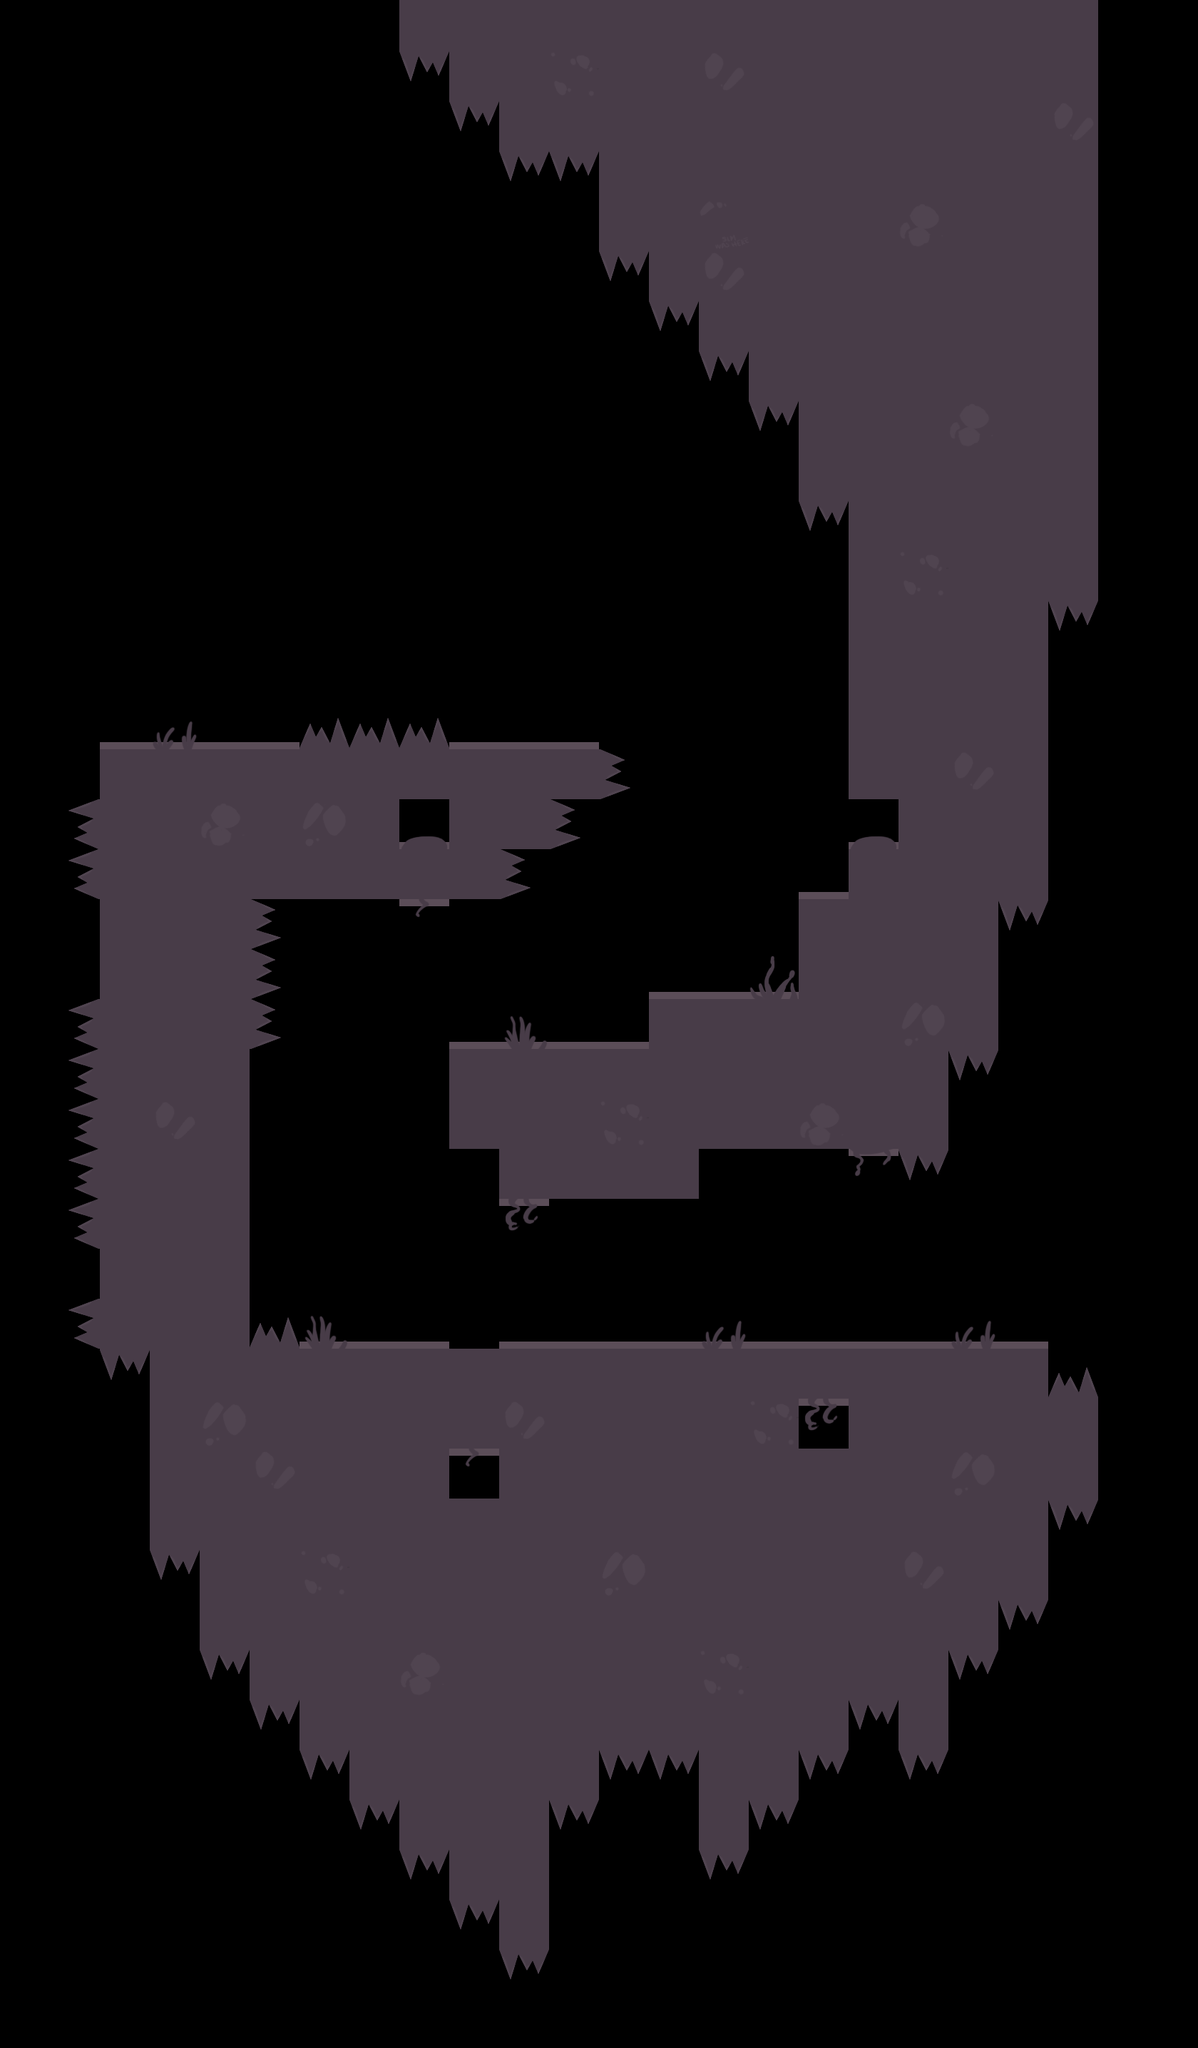

This game map was drawn from its Tiled (.tmx) file and the tilesets committed beside it. A one-line description and the full map source follow:
An orthogonal 24x41 tile map with 70x70 px tiles, 1 tile layer (Capa de Patrones 1) and 12 objects.

<map version="1.0" tiledversion="1.1.4" orientation="orthogonal" renderorder="right-down" width="24" height="41" tilewidth="70" tileheight="70" infinite="0" nextobjectid="20">
 <tileset firstgid="1" source="../tiles_fv.tsx" />
 <layer name="Capa de Patrones 1" width="24" height="41">
  <data encoding="csv">
0,0,0,0,0,0,0,0,26,26,26,26,26,26,26,26,26,26,26,26,26,26,0,0,
0,0,0,0,0,0,0,0,36,26,26,31,26,26,27,26,26,26,26,26,26,26,0,0,
0,0,0,0,0,0,0,0,0,36,26,26,26,26,26,26,26,26,26,26,26,27,0,0,
0,0,0,0,0,0,0,0,0,0,36,36,26,26,26,26,26,26,26,26,26,26,0,0,
0,0,0,0,0,0,0,0,0,0,0,0,26,26,30,26,26,26,28,26,26,26,0,0,
0,0,0,0,0,0,0,0,0,0,0,0,36,26,27,26,26,26,26,26,26,26,0,0,
0,0,0,0,0,0,0,0,0,0,0,0,0,36,26,26,26,26,26,26,26,26,0,0,
0,0,0,0,0,0,0,0,0,0,0,0,0,0,36,26,26,26,26,26,26,26,0,0,
0,0,0,0,0,0,0,0,0,0,0,0,0,0,0,36,26,26,26,28,26,26,0,0,
0,0,0,0,0,0,0,0,0,0,0,0,0,0,0,0,26,26,26,26,26,26,0,0,
0,0,0,0,0,0,0,0,0,0,0,0,0,0,0,0,36,26,26,26,26,26,0,0,
0,0,0,0,0,0,0,0,0,0,0,0,0,0,0,0,0,26,31,26,26,26,0,0,
0,0,0,0,0,0,0,0,0,0,0,0,0,0,0,0,0,26,26,26,26,36,0,0,
0,0,0,0,0,0,0,0,0,0,0,0,0,0,0,0,0,26,26,26,26,0,0,0,
0,0,8,2,8,8,34,34,34,8,8,8,0,0,0,0,0,26,26,26,26,0,0,0,
0,0,26,26,26,26,26,26,26,26,26,26,35,0,0,0,0,26,26,27,26,0,0,0,
0,37,26,26,28,26,29,26,4,26,26,35,0,0,0,0,0,4,26,26,26,0,0,0,
0,37,26,26,26,26,26,26,26,26,35,0,0,0,0,0,8,26,26,26,26,0,0,0,
0,0,26,26,26,35,0,0,7,0,0,0,0,0,0,0,26,26,26,26,36,0,0,0,
0,0,26,26,26,35,0,0,0,0,0,0,0,8,8,3,26,26,26,26,0,0,0,0,
0,37,26,26,26,35,0,0,0,8,1,8,8,26,26,26,26,26,29,26,0,0,0,0,
0,37,26,26,26,0,0,0,0,26,26,26,26,26,26,26,26,26,26,36,0,0,0,0,
0,37,26,27,26,0,0,0,0,26,26,26,31,26,26,26,28,26,26,0,0,0,0,0,
0,37,26,26,26,0,0,0,0,0,26,26,26,26,0,0,0,5,36,0,0,0,0,0,
0,37,26,26,26,0,0,0,0,0,6,0,0,0,0,0,0,0,0,0,0,0,0,0,
0,0,26,26,26,0,0,0,0,0,0,0,0,0,0,0,0,0,0,0,0,0,0,0,
0,37,26,26,26,34,1,8,8,0,8,8,8,8,2,8,8,8,8,2,8,0,0,0,
0,0,36,26,26,26,26,26,26,26,26,26,26,26,26,26,26,26,26,26,26,34,0,0,
0,0,0,26,29,26,26,26,26,26,27,26,26,26,26,31,6,26,26,26,26,26,0,0,
0,0,0,26,26,27,26,26,26,7,26,26,26,26,26,26,26,26,26,29,26,26,0,0,
0,0,0,26,26,26,26,26,26,26,26,26,26,26,26,26,26,26,26,26,26,36,0,0,
0,0,0,36,26,26,31,26,26,26,26,26,29,26,26,26,26,26,27,26,26,0,0,0,
0,0,0,0,26,26,26,26,26,26,26,26,26,26,26,26,26,26,26,26,36,0,0,0,
0,0,0,0,36,26,26,26,28,26,26,26,26,26,31,26,26,26,26,36,0,0,0,0,
0,0,0,0,0,36,26,26,26,26,26,26,26,26,26,26,26,36,26,0,0,0,0,0,
0,0,0,0,0,0,36,26,26,26,26,26,36,36,26,26,36,0,36,0,0,0,0,0,
0,0,0,0,0,0,0,36,26,26,26,36,0,0,26,36,0,0,0,0,0,0,0,0,
0,0,0,0,0,0,0,0,36,26,26,0,0,0,36,0,0,0,0,0,0,0,0,0,
0,0,0,0,0,0,0,0,0,36,26,0,0,0,0,0,0,0,0,0,0,0,0,0,
0,0,0,0,0,0,0,0,0,0,36,0,0,0,0,0,0,0,0,0,0,0,0,0,
0,0,0,0,0,0,0,0,0,0,0,0,0,0,0,0,0,0,0,0,0,0,0,0
</data>
 </layer>
 <objectgroup name="power">
  <object id="17" x="980" y="980" width="70" height="70" />
  <object id="18" x="560" y="1820" width="140" height="70" />
  <object id="19" x="210" y="980" width="140" height="70" />
 </objectgroup>
 <objectgroup color="#0000ff" name="checkpoint">
  <object id="7" x="210" y="770" width="70" height="70" />
  <object id="8" x="700" y="770" width="70" height="70" />
  <object id="9" x="700" y="1330" width="70" height="70" />
  <object id="11" x="770" y="1750" width="70" height="70" />
  <object id="12" x="1330" y="1680" width="70" height="70" />
 </objectgroup>
 <objectgroup name="colision">
  <object id="1" x="560" y="0">
   <polyline points="0,0 980,0 980,840 910,840 910,1260 840,1260 840,1470 770,1470 770,1610 420,1610 420,1680 140,1680 140,1610 70,1610 70,1470 350,1470 350,1400 560,1400 560,1260 630,1260 630,1190 700,1190 700,1120 630,1120 630,700 560,700 560,560 490,560 490,490 420,490 420,420 350,420 350,350 280,350 280,210 140,210 140,140 70,140 70,70 0,70 0,0" />
  </object>
  <object id="2" x="840" y="1050">
   <polyline points="0,0 0,70 -70,70 -70,140 -140,140 -140,210 -490,210 -490,840 630,840 630,910 700,910 700,1050 -630,1050 -630,840 -700,840 -700,0 0,0" />
  </object>
 </objectgroup>
 <objectgroup name="spawn">
  <object id="4" x="662.032" y="1400" width="215.936" height="70" />
  <object id="5" x="840" y="1820" width="560" height="70" />
 </objectgroup>
</map>
